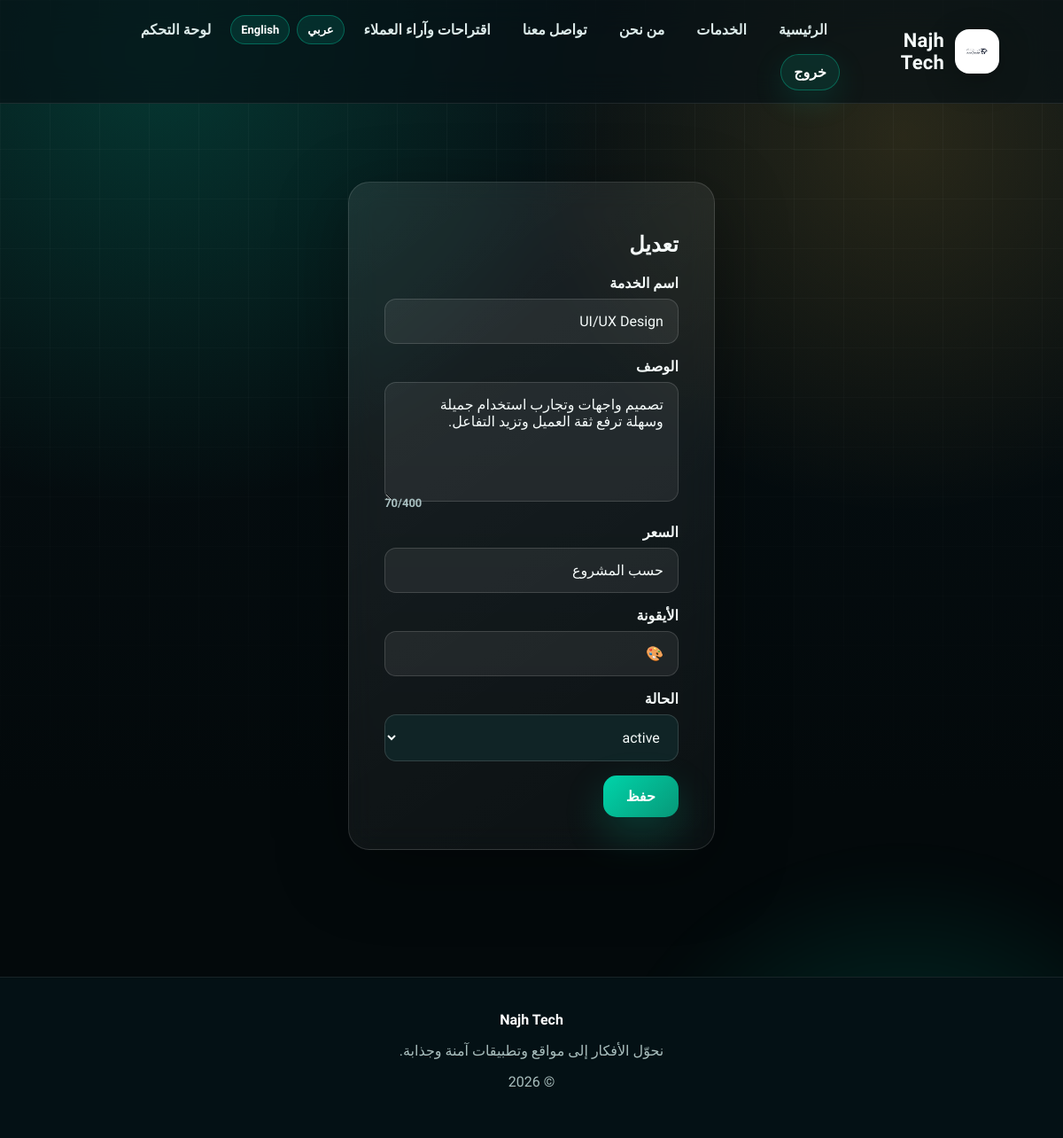
The app's page /edit-service/1 (signed in) with its own data.
### tables this page shows
CREATE TABLE services (id INTEGER PRIMARY KEY AUTOINCREMENT, name TEXT NOT NULL, description TEXT NOT NULL, price TEXT, status TEXT NOT NULL DEFAULT "active", icon TEXT, created_at TEXT NOT NULL);

### app.py (the view, shortened to what this page needs)
@app.route('/edit-service/<int:service_id>', methods=['GET','POST'])
@login_required
def edit_service(service_id):
    service = db().execute('SELECT * FROM services WHERE id=?', (service_id,)).fetchone()
    if not service:
        return render_template('404.html'), 404
    return render_template('service_form.html', service=service, form_title=TRANSLATIONS[current_lang()]['edit'])

### app.py (called while the page is built)
def current_lang():
    code = session.get('lang', 'ar')
    return code if code in TRANSLATIONS else 'ar'

@app.context_processor
def inject_language():
    code = current_lang()
    return {'lang': code, 'dir': 'rtl' if code == 'ar' else 'ltr', 't': TRANSLATIONS[code]}

def db():
    if 'db' not in g:
        g.db = sqlite3.connect(DB_PATH)
        g.db.row_factory = sqlite3.Row
    return g.db

def csrf_token():
    token = session.get('_csrf') or secrets.token_urlsafe(32)
    session['_csrf'] = token
    return token

def validate_csrf():
    if request.method == 'POST' and request.form.get('_csrf') != session.get('_csrf'):
        abort(400)

@app.before_request
def before_request():
    validate_csrf()

@app.after_request
def security_headers(resp):
    resp.headers['X-Content-Type-Options'] = 'nosniff'
    resp.headers['X-Frame-Options'] = 'DENY'
    resp.headers['Referrer-Policy'] = 'strict-origin-when-cross-origin'
    resp.headers['Permissions-Policy'] = 'camera=(), microphone=(), geolocation=()'
    resp.headers['Content-Security-Policy'] = "default-src 'self'; style-src 'self' https://fonts.googleapis.com 'unsafe-inline'; font-src https://fonts.gstatic.com; script-src 'self'; img-src 'self' data:"
    return resp

def login_required(fn):
    @wraps(fn)
    def wrapper(*args, **kwargs):
        if not session.get('user_id'):
            flash('سجل الدخول أولاً', 'error')
            return redirect(url_for('login'))
        return fn(*args, **kwargs)
    return wrapper

### templates/service_form.html (shortened to what this page needs)
{% extends "base.html" %}
{% block content %}<section class="section form-page"><form class="glass-card form-box" method="post"><input type="hidden" name="_csrf" value="{{ csrf_token() }}"><h1>{{ form_title }}</h1><label>{{ t.service_name }}<input name="name" value="{{ service.name if service else '' }}" required maxlength="80"></label><label>{{ t.description }}<textarea name="description" required maxlength="400">{{ service.description if service else '' }}</textarea></label><label>{{ t.price }}<input name="price" value="{{ service.price if service else '' }}"></label><label>{{ t.icon }}<input name="icon" value="{{ service.icon if service else '✦' }}"></label><label>{{ t.status }}<select name="status"><option value="active" {% if service and service.status == 'active' %}selected{% endif %}>active</option><option value="inactive" {% if service and service.status == 'inactive' %}selected{% endif %}>inactive</option></select></label><button type="submit">{{ t.save }}</button></form></section>{% endblock %}

### static/css/style.css (style rules this page uses)
:root { --bg:#071115;--bg2:#0b1b20;--surface:#0f2228;--surface2:#132d34;--glass:rgba(255,255,255,.065); --line:rgba(255,255,255,.13);--text:#f5fbfa;--muted:#a8bfc0;--soft:#dbe9e8; --accent:#00d4aa;--accent2:#ffbf3f;--accent3:#38bdf8;--danger:#ef4444;--ok:#22c55e; --shadow:0 22px 80px rgba(0,0,0,.35);--radius:24px;--max:1180px; }
* { box-sizing:border-box }
html { scroll-behavior:smooth }
body { margin:0;font-family:Tajawal,Arial,sans-serif;background:radial-gradient(circle at 15% 5%,rgba(0,212,170,.2),transparent 32%),radial-gradient(circle at 85% 12%,rgba(255,191,63,.14),transparent 28%),linear-gradient(180deg,var(--bg),#03090b 70%);color:var(--text);overflow-x:hidden }
body:before { content:"";position:fixed;inset:0;background-image:linear-gradient(rgba(255,255,255,.035) 1px,transparent 1px),linear-gradient(90deg,rgba(255,255,255,.035) 1px,transparent 1px);background-size:56px 56px;mask-image:linear-gradient(to bottom,black,transparent 78%);pointer-events:none;z-index:-3 }
.btn,button { display:inline-flex;align-items:center;justify-content:center;gap:8px;border:0;border-radius:15px;padding:14px 26px;background:linear-gradient(135deg,var(--accent),#079878);color:#fff;font-weight:900;cursor:pointer;box-shadow:0 18px 45px rgba(0,212,170,.22);font-family:inherit;font-size:16px;transition:.22s ease }
.section { max-width:var(--max);margin:auto;padding:88px 20px }
.glass-card { background:linear-gradient(145deg,rgba(255,255,255,.085),rgba(255,255,255,.035));border:1px solid var(--line);border-radius:var(--radius);box-shadow:var(--shadow);backdrop-filter:blur(16px) }
.reveal { opacity:0;transform:translateY(26px);transition:.75s ease }
.reveal.show { opacity:1;transform:none }
.form-box { padding:36px 40px }
label { display:block;font-weight:900;margin-bottom:16px }
input,textarea,select { width:100%;margin-top:8px;padding:15px 16px;border:1px solid rgba(255,255,255,.14);border-radius:13px;font-family:inherit;font-size:16px;background:rgba(255,255,255,.065);color:var(--text);outline:none;transition:.2s }
textarea { min-height:135px;resize:vertical }
.form-page { display:grid;place-items:center;min-height:74vh }
select { color:var(--text);background-color:#102426;color-scheme:dark }
select option { background-color:#102426;color:#f4fbfa }
select option:checked,select option:hover { background-color:#00a987;color:#fff }

### records on screen
services: name "UI/UX Design", description "تصميم واجهات وتجارب استخدام جميلة وسهلة ترفع ثقة العميل وتزيد التفاعل.", price "حسب المشروع", icon "🎨", status "active"

### other values on screen
{{ t.brand }} "Najh Tech"
{{ t.home }} "الرئيسية"
{{ t.services }} "الخدمات"
{{ t.about }} "من نحن"
{{ t.contact }} "تواصل معنا"
{{ t.feedback }} "اقتراحات وآراء العملاء"
{{ t.dashboard }} "لوحة التحكم"
{{ t.logout }} "خروج"
{{ t.service_name }} "اسم الخدمة"
{{ t.description }} "الوصف"
{{ t.price }} "السعر"
{{ t.icon }} "الأيقونة"
{{ t.status }} "الحالة"
{{ t.save }} "حفظ"
{{ t.footer }} "نحوّل الأفكار إلى مواقع وتطبيقات آمنة وجذابة."
